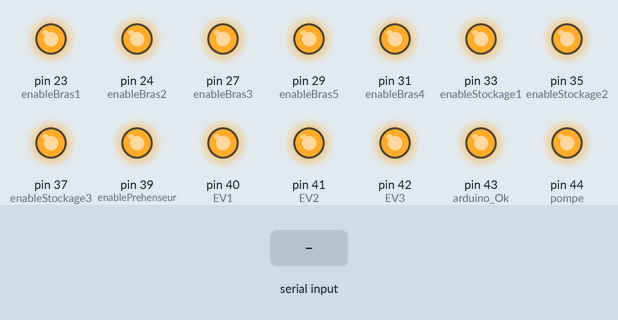
A sketch run on a simulated Arduino Mega 2560, built with avr-gcc and run on an emulated ATmega2560. Parts: output pins drawn as LEDs (lit = HIGH). The inputs (shaded band) are chosen by the test bench.

Above: at 1.2 s.
1.3 s: "ASPI:;45\n" received over Serial
At 1.7 s:
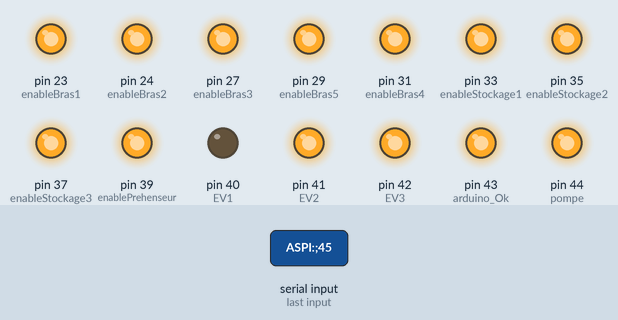
Timing chart, 0 to 4.3 s (numbered marks = the images above; inputs shaded):
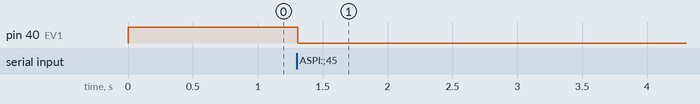

The sketch:

CODE_FINAL.ino
```cpp
#include <AccelStepper.h>

// Moteurs pas à pas du bras
AccelStepper bras1(AccelStepper::DRIVER, 2, 22); // Remplacer par les bonnes broches STEP et DIR
AccelStepper bras2(AccelStepper::DRIVER, 3, 25);
AccelStepper bras3(AccelStepper::DRIVER, 4, 30);
AccelStepper bras4(AccelStepper::DRIVER, 5, 26);
AccelStepper bras5(AccelStepper::DRIVER, 6, 28);
AccelStepper prehenseur(AccelStepper::DRIVER,10, 38);

//Moteurs pas à pas du stockage
AccelStepper stockage1(AccelStepper::DRIVER, 7,32);
AccelStepper stockage2(AccelStepper::DRIVER, 8,34);
AccelStepper stockage3(AccelStepper::DRIVER, 9,36);

const int arduino_Ok = 43;


// Pins pour les capteurs de fin de course pour chaque moteurd du bras
const int fdcBras1 = 50; // Exemple de pin pour le capteur du moteur 1
const int fdcBras2 = 51; // Exemple de pin pour le capteur du moteur 2
const int fdcBras3 = 11; // Ajoutez et modifiez ces pins selon votre configuration
const int fdcBras4 = 12;
const int fdcBras5 = 13;
const int fdcPrehenseur = 19;

//Pins pour les capteurs de fin de cours des stockages
const int fdcStockage1 = 14;
const int fdcStockage2 = 15;
const int fdcStockage3 = 18;

// Pins ENABLE du bras
const int enableBras1 = 23;
const int enableBras2 = 24;
const int enableBras3 = 27;
const int enableBras4 = 31;
const int enableBras5 = 29;
const int enablePrehenseur = 39;

// Pins ENABLE des stockages
const int enableStockage1 = 33;
const int enableStockage2 = 35;
const int enableStockage3 = 37;

String incomingData = ""; // Chaîne pour stocker les données reçues
char endMarker = '\n';    // Marqueur de fin de transmission


// Pins pour les électrovannes
const int EV1 = 40;
const int EV2 = 41;
const int EV3 = 42;

// Pin pour la pompe
const int pompe = 44;


void setup() {

  Serial.begin(9600);
  bras1.setAcceleration(100);
  bras1.setMaxSpeed(100);

  bras2.setAcceleration(100);
  bras2.setMaxSpeed(100); // Vitesse par défaut

  bras3.setAcceleration(100);
  bras3.setMaxSpeed(100); // Vitesse par défaut

  bras4.setAcceleration(100);
  bras4.setMaxSpeed(100); // Vitesse par défaut

  bras5.setAcceleration(500);
  bras5.setMaxSpeed(100); // Vitesse par défaut

  prehenseur.setAcceleration(500);
  prehenseur.setMaxSpeed(100); // Vitesse par défaut

  stockage1.setAcceleration(500);
  stockage1.setMaxSpeed(100); // Vitesse par défaut

  stockage2.setAcceleration(500);
  stockage2.setMaxSpeed(100); // Vitesse par défaut

  stockage3.setAcceleration(500);
  stockage3.setMaxSpeed(100); // Vitesse par défaut

  pinMode(enableBras1, OUTPUT);
  digitalWrite(enableBras1, HIGH);

  pinMode(enableBras2, OUTPUT);
  digitalWrite(enableBras2,HIGH);

  pinMode(enableBras3, OUTPUT);
  digitalWrite(enableBras3,HIGH);

  pinMode(enableBras4, OUTPUT);
  digitalWrite(enableBras4,HIGH);

  pinMode(enableBras5, OUTPUT);
  digitalWrite(enableBras5,HIGH);

  pinMode(enablePrehenseur, OUTPUT);
  digitalWrite(enablePrehenseur,HIGH);

  pinMode(enableStockage1, OUTPUT);
  digitalWrite(enableStockage1,HIGH);

  pinMode(enableStockage2, OUTPUT);
  digitalWrite(enableStockage2,HIGH);

  pinMode(enableStockage3, OUTPUT);
  digitalWrite(enableStockage3,HIGH);

  pinMode(arduino_Ok, OUTPUT);
  digitalWrite(arduino_Ok,HIGH);


  // Configuration des pins de fin de course pour chaque moteur
  pinMode(fdcBras1, INPUT_PULLUP);
  pinMode(fdcBras2, INPUT_PULLUP);
  pinMode(fdcBras3, INPUT_PULLUP);
  pinMode(fdcBras4, INPUT_PULLUP);
  pinMode(fdcBras5, INPUT_PULLUP);
  pinMode(fdcPrehenseur, INPUT_PULLUP);

  //Configuration des pins de fin de course pour chaque moteur de stockage
  pinMode(fdcStockage1, INPUT_PULLUP);
  pinMode(fdcStockage2, INPUT_PULLUP);
  pinMode(fdcStockage3, INPUT_PULLUP);

  // Configuration des pins des électrovannes comme sorties
  pinMode(EV1, OUTPUT);
  pinMode(EV2, OUTPUT);
  pinMode(EV3, OUTPUT);

  //Configuration des pins de la pompe en sortie
  pinMode(pompe, OUTPUT);

  // Initialiser les électrovannes en position fermée
  digitalWrite(EV1, HIGH);
  digitalWrite(EV2, HIGH);
  digitalWrite(EV3, HIGH);

  //Initialiser la pompe en position arrêt
  digitalWrite(pompe, HIGH);

}

void loop() {
  // put your main code here, to run repeatedly:
  if (Serial.available() > 0) {
    char receivedChar = Serial.read();
    if (receivedChar == endMarker) {
      traiterTrame(incomingData);
      incomingData = "";
    } else {
      incomingData += receivedChar;
    }
  }

  // Code pour piloter les moteurs
  if (bras1.distanceToGo() != 0) {
    bras1.run();
  }

  if (bras2.distanceToGo() != 0) {
    bras2.run();
  }

  if (bras3.distanceToGo() != 0) {
    bras3.run();
  }
  if (bras4.distanceToGo() != 0) {
    bras4.run();
  }
  if (bras5.distanceToGo() != 0) {
    bras5.run();
  }

}

AccelStepper& getStepper(int index) {
  switch (index) {
    case 0:
      return bras1;
    case 1:
      return bras2;
    case 2:
      return bras3;
    case 3:
      return bras4;
    case 4:
      return bras5;
    case 5 :
      return prehenseur;
  }
}


void appliquerCommandeMoteur(int moteurIndex, int position, int vitesse, int deplacement) {
    AccelStepper& stepper = getStepper(moteurIndex);
    stepper.setMaxSpeed(vitesse);

    if (deplacement == 1) {
        stepper.moveTo(position);
    }
    else {
        stepper.stop(); // Arrête le moteur immédiatement si l'indice de déplacement est 0
    }
}

void traiterTrame(String trame) {
    if (trame.startsWith("BRAS:")) {
        // Retirer le préfixe pour ne garder que les commandes
        String commandesMoteurs = trame.substring(5); // Enlève "BRAS:"
        traiterCommandesMoteurs(commandesMoteurs);
    } else if (trame.startsWith("ASPI:")) {
        // Retirer le préfixe pour ne garder que les commandes
        String commandesEV = trame.substring(5); // Enlève "ASPI:"
        traiterCommandesEV(commandesEV);
    }
}

void traiterCommandesMoteurs(String commandes) {
    int start = 0; // Début d'un segment
    int end = commandes.indexOf(';'); // Fin d'un segment
    int moteurIndex = 0;

    while (end != -1 && moteurIndex < 6) {
        String segment = commandes.substring(start, end);
        int comma1 = segment.indexOf(',');
        int comma2 = segment.indexOf(',', comma1 + 1);

        int position = segment.substring(0, comma1).toInt();
        int vitesse = segment.substring(comma1 + 1, comma2).toInt();
        int deplacement = segment.substring(comma2 + 1).toInt();

        appliquerCommandeMoteur(moteurIndex, position, vitesse, deplacement);

        start = end + 1;
        end = commandes.indexOf(';', start);
        moteurIndex++;
    }
}

void traiterCommandesEV(String commandes) {
    int start = 0;
    int end = commandes.indexOf(';');
    int evIndex = 0;

    while (end != -1 && evIndex < 4) {
        int commandeEV = commandes.substring(start, end).toInt();
        digitalWrite(EV1 + evIndex, commandeEV == 1 ? HIGH : LOW);

        start = end + 1;
        end = commandes.indexOf(';', start);
        evIndex++;
    }
}


void initialiserMoteurs() {
  // Définir une vitesse modérée pour l'initialisation pour chaque moteur
  bras1.setMaxSpeed(50);
  bras2.setMaxSpeed(50);
  bras3.setMaxSpeed(50);
  bras4.setMaxSpeed(50);
  bras5.setMaxSpeed(50);
  prehenseur.setMaxSpeed(50);

  // Commencer à déplacer les moteurs
  bras1.move(1000000);
  bras2.move(1000000);
  bras3.move(1000000);
  bras4.move(1000000);
  bras5.move(1000000);
  prehenseur.move(1000000);

  bool finDeCourseAtteint[6] = {false, false, false, false, false, false};

    while (!finDeCourseAtteint[0] || !finDeCourseAtteint[1] || !finDeCourseAtteint[2] || !finDeCourseAtteint[3] || !finDeCourseAtteint[4] || !finDeCourseAtteint[5]) {
    if (!finDeCourseAtteint[0]) {
      bras1.run();
      if (digitalRead(fdcBras1)) {
        bras1.stop();
        finDeCourseAtteint[0] = true;
      }
    }
    if (!finDeCourseAtteint[1]) {
      bras2.run();
      if (digitalRead(fdcBras2)) {
        bras2.stop();
        finDeCourseAtteint[1] = true;
      }
    }
    if (!finDeCourseAtteint[2]) {
      bras3.run();
      if (digitalRead(fdcBras3)) {
        bras3.stop();
        finDeCourseAtteint[2] = true;
      }
    }
    if (!finDeCourseAtteint[3]) {
      bras4.run();
      if (digitalRead(fdcBras4)) {
        bras4.stop();
        finDeCourseAtteint[3] = true;
      }
    }
    if (!finDeCourseAtteint[4]) {
      bras5.run();
      if (digitalRead(fdcBras5)) {
        bras5.stop();
        finDeCourseAtteint[4] = true;
      }
    }

    if (!finDeCourseAtteint[5]) {
      prehenseur.run();
      if (digitalRead(fdcPrehenseur)) {
        prehenseur.stop();
        finDeCourseAtteint[5] = true;
      }
    }
  }

  if (finDeCourseAtteint[0] && finDeCourseAtteint[1] && finDeCourseAtteint[2] && finDeCourseAtteint[3] && finDeCourseAtteint[4] && finDeCourseAtteint[5]) {
    // Réinitialisation de la position des moteurs
    bras1.setCurrentPosition(0);
    bras2.setCurrentPosition(0);
    bras3.setCurrentPosition(0);
    bras4.setCurrentPosition(0);
    bras5.setCurrentPosition(0);
    prehenseur.setCurrentPosition(0);
}
}
```

Measured:
- after the input at 1.3 s, pin 40 (EV1): HIGH → LOW at once
